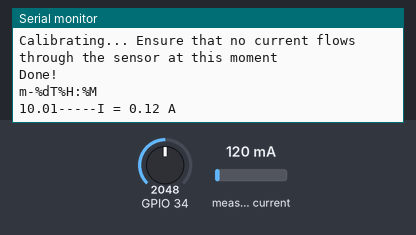
A sketch run on a simulated ESP32. Parts: the last lines printed to the serial monitor. The test bench sets the inputs (shaded band); at power-on: measured current 120 mA, GPIO 34 = 2048. WiFi joins after 1.5 s; servers stay silent unless stated.

Above: at 3.0 s.
3.1 s: measured current set to 40 mA
At 4.4 s:
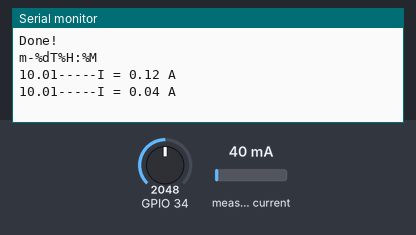
4.6 s: GPIO 34 set to 2866
At 5.5 s:
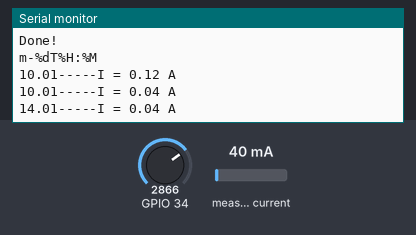
6.1 s: measured current set to 500 mA
At 7.4 s:
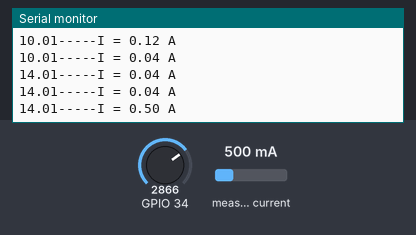
7.6 s: GPIO 34 set to 3603
At 8.7 s:
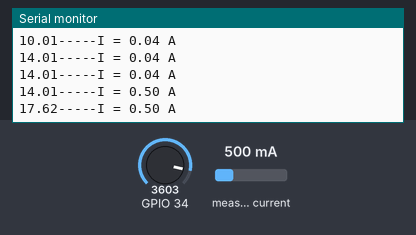
Timing chart, 0 to 10.1 s (numbered marks = the images above; inputs shaded):
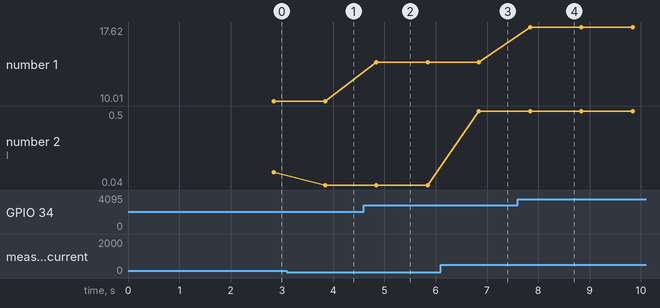

The sketch:

blynk.ino
```cpp
#define BLYNK_PRINT Serial
#include <WiFi.h>
#include <WiFiClient.h>
#include <BlynkSimpleEsp32.h>
#include "ACS712.h"
#include <Wire.h>

float volt1;
float volt;
ACS712 sensor(ACS712_05B, 35);

char auth[] = "o5xA27qevyQQBDLy-JBrMSP9FaEwV_0d";
char ssid[] = "Mi A1";
char pass[] = "12345678";

BlynkTimer timer;

void sendSensor()
{

volt1 = analogRead(34);
volt = ((volt1*0.00489));
float I = sensor.getCurrentDC();

Blynk.virtualWrite(V4, volt);
Blynk.virtualWrite(V5, I);
Serial.print(volt);
Serial.print("-----");
Serial.println(String("I = ") + I + " A");

}

void setup()
{
  Serial.begin(9600);
  Blynk.begin(auth, ssid, pass);
  // put your setup code here, to run once:
  Serial.println("Calibrating... Ensure that no current flows through the sensor at this moment");
  int zero = sensor.calibrate();
  Serial.println("Done!");
  Serial.println("Zero point for this sensor = " + zero);

  timer.setInterval(1000L, sendSensor);
}

void loop()
{
  Blynk.run();
  timer.run();
}
```

Measured:
- after the input at 3.1 s, the serial monitor: prints a new line after 0.74 s (image 1)
- after the input at 4.6 s, the serial monitor: prints a new line after 0.24 s (image 2)
- after the input at 6.1 s, the serial monitor: prints a new line after 0.74 s (image 3)
- after the input at 7.6 s, the serial monitor: prints a new line after 0.24 s (image 4)
- plotted number 1: 10.01 → 14.01 after the input at 4.6 s, 14.01 → 17.62 after the input at 7.6 s
- plotted number 2: 0.12 → 0.04 after the input at 3.1 s, 0.04 → 0.5 after the input at 6.1 s
